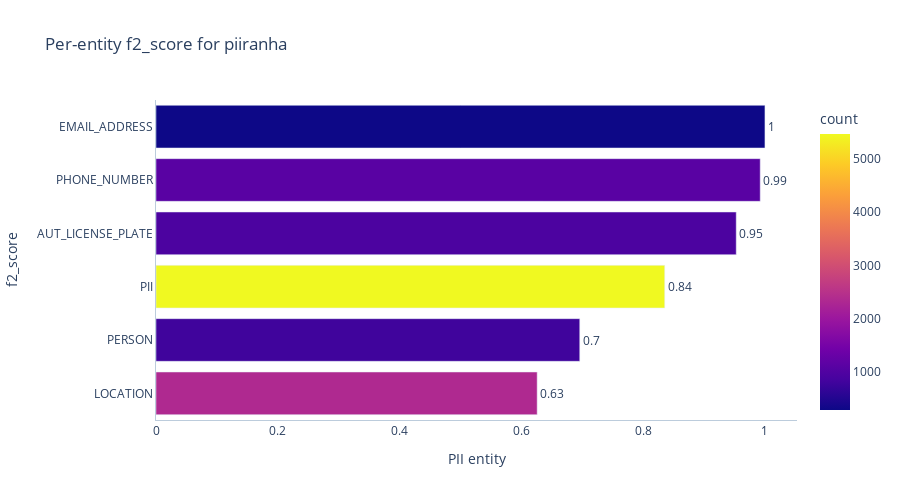
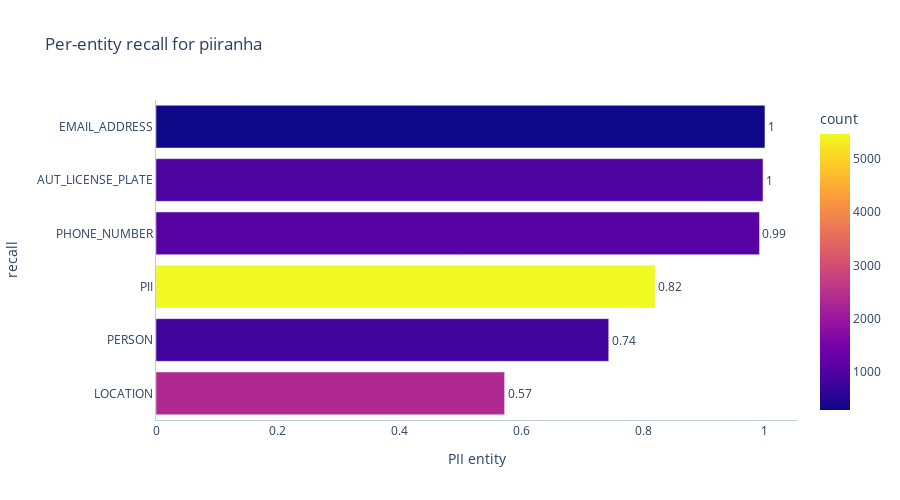
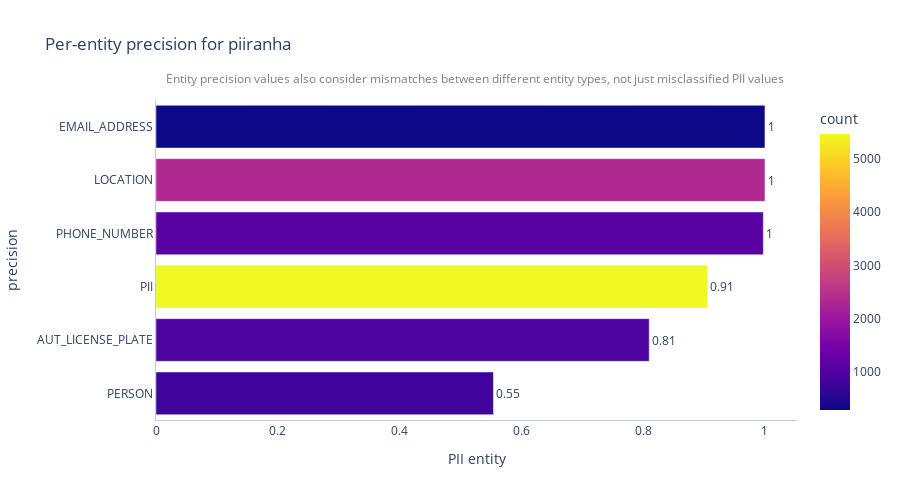
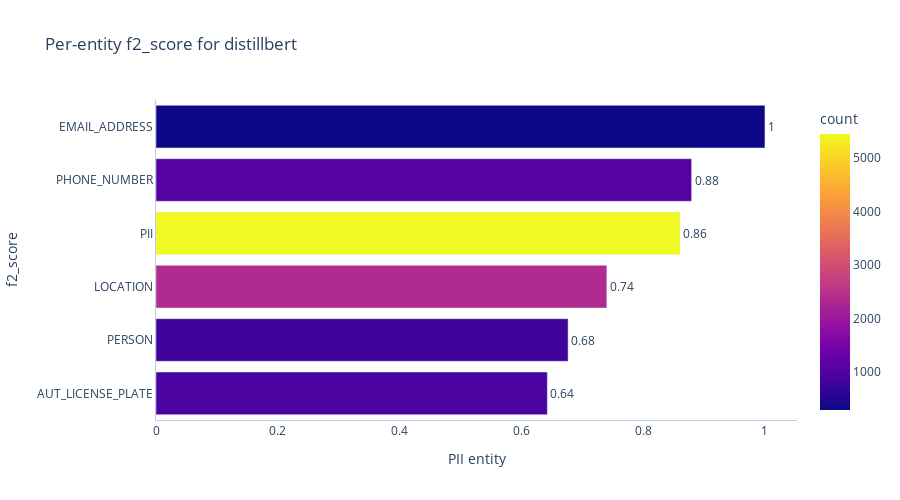

Write notebook code for charts like these, in order.
### Markdown cell above
## 6. Evaluate results

### Code cell
model_plotters = {}
for model_name, results in all_results.items():
    plotter = Plotter(
        results=results,
        model_name=model_name,
        beta=2
    )
    plotter.plot_scores()
    model_plotters[model_name] = plotter

### Figure 1 — Plotly figure (JSON) as saved in the notebook; plotly's stock layout.template omitted (floating-point values rounded to 4 significant figures)
{"data": [{"alignmentgroup": "True", "cliponaxis": false, "hovertemplate": "f2_score=%{x}<br>entity=%{y}<br>count=%{marker.color}<extra></extra>", "legendgroup": "", "marker": {"color": [2341, 287, 799, 936, 1107, 5470], "coloraxis": "coloraxis", "pattern": {"shape": ""}}, "name": "", "offsetgroup": "", "orientation": "h", "showlegend": false, "textangle": 0, "textfont": {"size": 12}, "textposition": "outside", "texttemplate": "%{x:.2}", "type": "bar", "x": [0.6259, 1, 0.6959, 0.9528, 0.9922, 0.8354], "xaxis": "x", "y": ["LOCATION", "EMAIL_ADDRESS", "PERSON", "AUT_LICENSE_PLATE", "PHONE_NUMBER", "PII"], "yaxis": "y"}], "layout": {"annotations": [{"font": {"color": "gray", "size": 12}, "showarrow": false, "text": "", "x": 0.5, "xref": "paper", "y": 1.1, "yref": "paper"}], "barmode": "group", "coloraxis": {"colorbar": {"title": {"text": "count"}}, "colorscale": [[0, "#0d0887"], [0.1111, "#46039f"], [0.2222, "#7201a8"], [0.3333, "#9c179e"], [0.4444, "#bd3786"], [0.5556, "#d8576b"], [0.6667, "#ed7953"], [0.7778, "#fb9f3a"], [0.8889, "#fdca26"], [1, "#f0f921"]]}, "height": 500, "legend": {"tracegroupgap": 0}, "plot_bgcolor": "#FFF", "title": {"text": "Per-entity f2_score for piiranha"}, "xaxis": {"anchor": "y", "domain": [0, 1], "linecolor": "#BCCCDC", "showgrid": false, "title": {"text": "PII entity"}}, "yaxis": {"anchor": "x", "categoryorder": "total ascending", "domain": [0, 1], "linecolor": "#BCCCDC", "showgrid": false, "title": {"text": "f2_score"}}}}

### Figure 2 — Plotly figure (JSON) as saved in the notebook; plotly's stock layout.template omitted (floating-point values rounded to 4 significant figures)
{"data": [{"alignmentgroup": "True", "cliponaxis": false, "hovertemplate": "recall=%{x}<br>entity=%{y}<br>count=%{marker.color}<extra></extra>", "legendgroup": "", "marker": {"color": [2341, 287, 799, 936, 1107, 5470], "coloraxis": "coloraxis", "pattern": {"shape": ""}}, "name": "", "offsetgroup": "", "orientation": "h", "showlegend": false, "textangle": 0, "textfont": {"size": 12}, "textposition": "outside", "texttemplate": "%{x:.2}", "type": "bar", "x": [0.5724, 1, 0.7434, 0.9968, 0.991, 0.8196], "xaxis": "x", "y": ["LOCATION", "EMAIL_ADDRESS", "PERSON", "AUT_LICENSE_PLATE", "PHONE_NUMBER", "PII"], "yaxis": "y"}], "layout": {"annotations": [{"font": {"color": "gray", "size": 12}, "showarrow": false, "text": "", "x": 0.5, "xref": "paper", "y": 1.1, "yref": "paper"}], "barmode": "group", "coloraxis": {"colorbar": {"title": {"text": "count"}}, "colorscale": [[0, "#0d0887"], [0.1111, "#46039f"], [0.2222, "#7201a8"], [0.3333, "#9c179e"], [0.4444, "#bd3786"], [0.5556, "#d8576b"], [0.6667, "#ed7953"], [0.7778, "#fb9f3a"], [0.8889, "#fdca26"], [1, "#f0f921"]]}, "height": 500, "legend": {"tracegroupgap": 0}, "plot_bgcolor": "#FFF", "title": {"text": "Per-entity recall for piiranha"}, "xaxis": {"anchor": "y", "domain": [0, 1], "linecolor": "#BCCCDC", "showgrid": false, "title": {"text": "PII entity"}}, "yaxis": {"anchor": "x", "categoryorder": "total ascending", "domain": [0, 1], "linecolor": "#BCCCDC", "showgrid": false, "title": {"text": "recall"}}}}

### Figure 3 — Plotly figure (JSON) as saved in the notebook; plotly's stock layout.template omitted (floating-point values rounded to 4 significant figures)
{"data": [{"alignmentgroup": "True", "cliponaxis": false, "hovertemplate": "precision=%{x}<br>entity=%{y}<br>count=%{marker.color}<extra></extra>", "legendgroup": "", "marker": {"color": [2341, 287, 799, 936, 1107, 5470], "coloraxis": "coloraxis", "pattern": {"shape": ""}}, "name": "", "offsetgroup": "", "orientation": "h", "showlegend": false, "textangle": 0, "textfont": {"size": 12}, "textposition": "outside", "texttemplate": "%{x:.2}", "type": "bar", "x": [1, 1, 0.5541, 0.8099, 0.9973, 0.9055], "xaxis": "x", "y": ["LOCATION", "EMAIL_ADDRESS", "PERSON", "AUT_LICENSE_PLATE", "PHONE_NUMBER", "PII"], "yaxis": "y"}], "layout": {"annotations": [{"font": {"color": "gray", "size": 12}, "showarrow": false, "text": "Entity precision values also consider mismatches between different entity types, not just misclassified PII values\n", "x": 0.5, "xref": "paper", "y": 1.1, "yref": "paper"}], "barmode": "group", "coloraxis": {"colorbar": {"title": {"text": "count"}}, "colorscale": [[0, "#0d0887"], [0.1111, "#46039f"], [0.2222, "#7201a8"], [0.3333, "#9c179e"], [0.4444, "#bd3786"], [0.5556, "#d8576b"], [0.6667, "#ed7953"], [0.7778, "#fb9f3a"], [0.8889, "#fdca26"], [1, "#f0f921"]]}, "height": 500, "legend": {"tracegroupgap": 0}, "plot_bgcolor": "#FFF", "title": {"text": "Per-entity precision for piiranha"}, "xaxis": {"anchor": "y", "domain": [0, 1], "linecolor": "#BCCCDC", "showgrid": false, "title": {"text": "PII entity"}}, "yaxis": {"anchor": "x", "categoryorder": "total ascending", "domain": [0, 1], "linecolor": "#BCCCDC", "showgrid": false, "title": {"text": "precision"}}}}

### Figure 4 — Plotly figure (JSON) as saved in the notebook; plotly's stock layout.template omitted (floating-point values rounded to 4 significant figures)
{"data": [{"alignmentgroup": "True", "cliponaxis": false, "hovertemplate": "f2_score=%{x}<br>entity=%{y}<br>count=%{marker.color}<extra></extra>", "legendgroup": "", "marker": {"color": [2361, 287, 799, 931, 1074, 5452], "coloraxis": "coloraxis", "pattern": {"shape": ""}}, "name": "", "offsetgroup": "", "orientation": "h", "showlegend": false, "textangle": 0, "textfont": {"size": 12}, "textposition": "outside", "texttemplate": "%{x:.2}", "type": "bar", "x": [0.7403, 1, 0.6768, 0.6426, 0.8795, 0.8606], "xaxis": "x", "y": ["LOCATION", "EMAIL_ADDRESS", "PERSON", "AUT_LICENSE_PLATE", "PHONE_NUMBER", "PII"], "yaxis": "y"}], "layout": {"annotations": [{"font": {"color": "gray", "size": 12}, "showarrow": false, "text": "", "x": 0.5, "xref": "paper", "y": 1.1, "yref": "paper"}], "barmode": "group", "coloraxis": {"colorbar": {"title": {"text": "count"}}, "colorscale": [[0, "#0d0887"], [0.1111, "#46039f"], [0.2222, "#7201a8"], [0.3333, "#9c179e"], [0.4444, "#bd3786"], [0.5556, "#d8576b"], [0.6667, "#ed7953"], [0.7778, "#fb9f3a"], [0.8889, "#fdca26"], [1, "#f0f921"]]}, "height": 500, "legend": {"tracegroupgap": 0}, "plot_bgcolor": "#FFF", "title": {"text": "Per-entity f2_score for distillbert"}, "xaxis": {"anchor": "y", "domain": [0, 1], "linecolor": "#BCCCDC", "showgrid": false, "title": {"text": "PII entity"}}, "yaxis": {"anchor": "x", "categoryorder": "total ascending", "domain": [0, 1], "linecolor": "#BCCCDC", "showgrid": false, "title": {"text": "f2_score"}}}}
